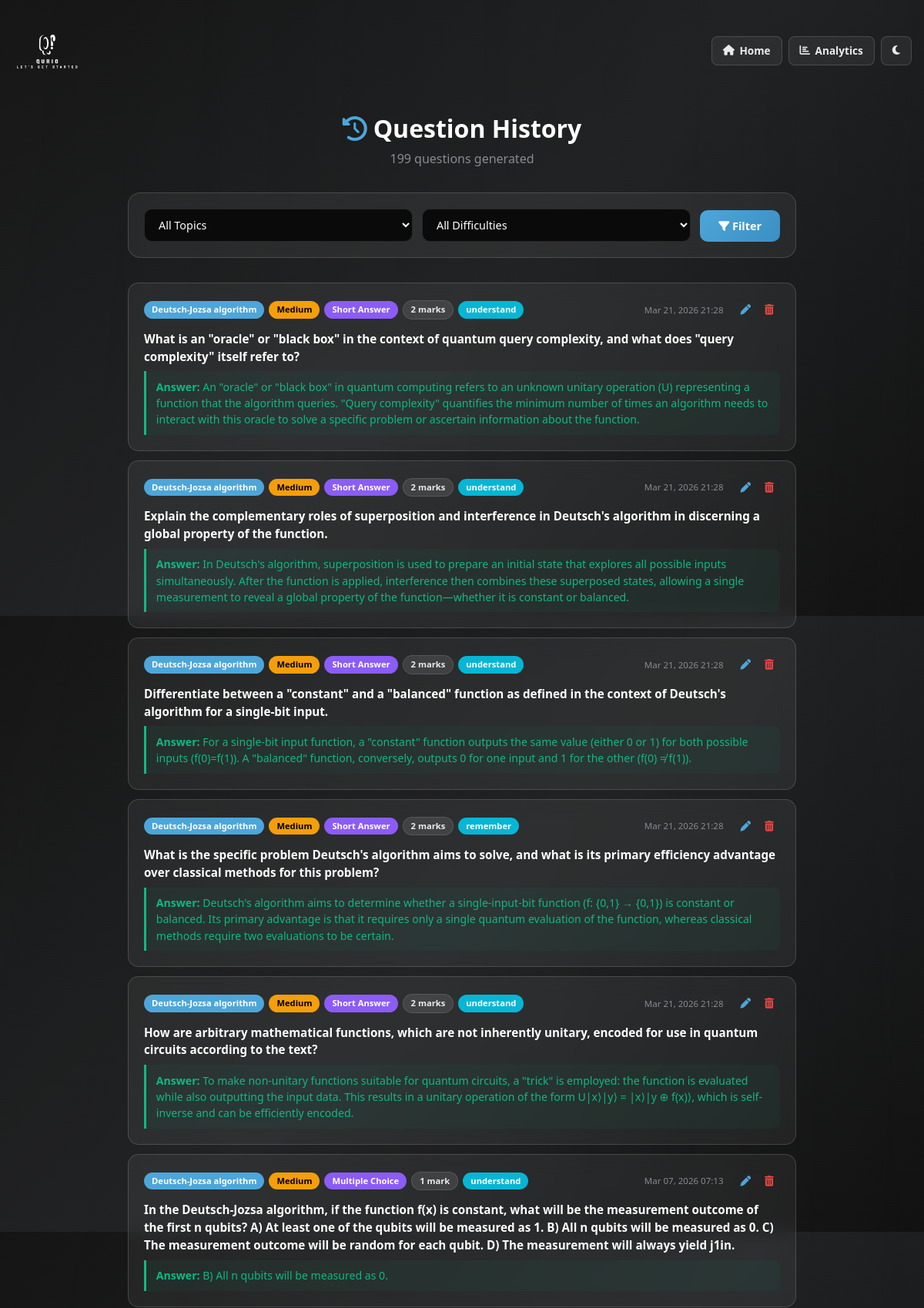
The page /history/ (upper part) on the database its author committed.
### generator/models.py (models this page shows, shortened)
class Question(models.Model):
    DIFFICULTY_CHOICES = [
        ('Easy', 'Easy'),
        ('Medium', 'Medium'),
        ('Hard', 'Hard'),
    ]
    TYPE_CHOICES = [
        ('short', 'Short Answer'),
        ('mcq', 'Multiple Choice'),
        ('true_false', 'True/False'),
        ('long', 'Long Answer'),
        ('numerical', 'Numerical'),
        ('mixed', 'Mixed'),
    ]
    BLOOM_CHOICES = [
        ('remember', 'Remember'),
        ('understand', 'Understand'),
        ('apply', 'Apply'),
        ('analyze', 'Analyze'),
        ('evaluate', 'Evaluate'),
        ('create', 'Create'),
    ]
    user = models.ForeignKey(User, on_delete=models.SET_NULL, null=True, blank=True, related_name='questions')
    text = models.TextField()
    answer = models.TextField(blank=True, null=True)
    explanation = models.TextField(blank=True, null=True)
    topic = models.CharField(max_length=200)
    difficulty = models.CharField(max_length=10, choices=DIFFICULTY_CHOICES)
    question_type = models.CharField(max_length=20, choices=TYPE_CHOICES, default='mixed')
    marks = models.IntegerField(default=1)
    bloom_level = models.CharField(max_length=20, choices=BLOOM_CHOICES, default='understand')
    tags = models.ManyToManyField(Tag, blank=True, related_name='questions')
    share_id = models.CharField(max_length=36, blank=True, null=True, unique=True, db_index=True)
    source_text = models.TextField(blank=True, null=True, help_text="Original text from which question was generated")
    is_favorite = models.BooleanField(default=False)
    times_used = models.IntegerField(default=0)
    avg_quiz_score = models.FloatField(null=True, blank=True)
    created_at = models.DateTimeField(default=timezone.now)
    updated_at = models.DateTimeField(auto_now=True)
    class Meta:
        ordering = ['-created_at']
        indexes = [
            models.Index(fields=['topic', 'difficulty']),
            models.Index(fields=['question_type', 'bloom_level']),
            models.Index(fields=['-created_at']),
        ]

### generator/views.py (the view)
# urls.py: path('history/', views.history, name='history'),
def history(request: HttpRequest) -> HttpResponse:
    questions: QuerySet[Question] = Question.objects.all()
    return render(request, 'history.html', {'questions': questions})

### generator/context_processors.py (called while the page is built)
def user_profile(request):
    if request.user.is_authenticated and hasattr(request.user, 'profile'):
        return {
            'user_profile': request.user.profile,
            'user_role': request.user.profile.role,
            'user_theme': request.user.profile.theme,
        }
    return {
        'user_profile': None,
        'user_role': 'anonymous',
        'user_theme': 'light',
    }

### generator/templates/history.html (shortened to what this page needs)
{% load static %}
<!DOCTYPE html>
<html lang="en">
<head>
    <link href="https://cdn.jsdelivr.net/npm/bootstrap@5.3.0/dist/css/bootstrap.min.css" rel="stylesheet">
    <link href="https://cdnjs.cloudflare.com/ajax/libs/font-awesome/6.4.0/css/all.min.css" rel="stylesheet">
</head>
<body>
    <nav class="navbar">
        <div class="container-fluid d-flex justify-content-between align-items-center px-3">
            <a href="/" class="navbar-brand">
                <img src="{% static 'generator/images/logo.svg' %}" alt="Qurio" class="logo-img">
            </a>
            <div class="d-flex gap-2">
                <a href="{% url 'index' %}" class="nav-btn"><i class="fas fa-home"></i> <span class="d-none d-sm-inline">Home</span></a>
                <a href="{% url 'analytics' %}" class="nav-btn"><i class="fas fa-chart-bar"></i> <span class="d-none d-sm-inline">Analytics</span></a>
                <button class="nav-btn" onclick="toggleTheme()" title="Toggle theme"><i class="fas fa-moon" id="themeIcon"></i></button>
            </div>
        </div>
    </nav>
    <div class="main-content">
        <div class="page-title">
            <h1><i class="fas fa-history"></i> Question History</h1>
            <p>{{ questions|length }} question{{ questions|length|pluralize }} generated</p>
        </div>
        <form method="GET" class="filter-card">
            <select name="topic">
                <option value="">All Topics</option>
            </select>
            <select name="difficulty">
                <option value="">All Difficulties</option>
            </select>
            <button type="submit"><i class="fas fa-filter"></i> Filter</button>
        </form>
        {% if questions %}
            {% for q in questions %}
            <div class="question-card" id="qcard-{{ q.id }}">
                <div class="q-meta">
                    <span class="q-badge topic">{{ q.topic }}</span>
                    <span class="q-badge diff-{{ q.difficulty }}">{{ q.difficulty }}</span>
                    <span class="q-badge type">{{ q.get_question_type_display }}</span>
                    <span class="q-badge marks">{{ q.marks }} mark{{ q.marks|pluralize }}</span>
                    {% if q.bloom_level %}<span class="q-badge bloom">{{ q.bloom_level }}</span>{% endif %}
                    <span class="q-time">{{ q.created_at|date:"M d, Y H:i" }}</span>
                    <div class="q-actions">
                        <a href="{% url 'evaluate_answer' q.id %}" class="btn-eval" title="Evaluate answer"><i class="fas fa-pen"></i></a>
                        <button onclick="deleteQuestion({{ q.id }})" class="btn-del" title="Delete"><i class="fas fa-trash-alt"></i></button>
                    </div>
                </div>
                <p class="q-text">{{ q.text }}</p>
                {% if q.answer %}
                <div class="q-answer"><strong>Answer:</strong> {{ q.answer }}</div>
                {% endif %}
            </div>
            {% endfor %}
        {% endif %}
    </div>
</body>
</html>

### generator/templates/history.html (style rules this page uses)
:root { --bg-primary: #0a0a0a; --bg-secondary: rgba(255, 255, 255, 0.06); --bg-card: rgba(255, 255, 255, 0.05); --text-primary: #ffffff; --text-secondary: #e8eaec; --text-tertiary: #b8bcc0; --text-muted: #888c90; --border-color: rgba(255, 255, 255, 0.12); --accent: #4da6d9; --accent-hover: #3b8fc2; --success: #10b981; --error: #ef4444; --glass-bg: rgba(255, 255, 255, 0.06); --glass-border: rgba(255, 255, 255, 0.15); --glass-blur: blur(12px); }
* { margin: 0; padding: 0; box-sizing: border-box; }
body { background: linear-gradient(135deg, #0a0a0a 0%, #111213 25%, #181a1c 50%, #111213 75%, #0a0a0a 100%); min-height: 100vh; font-family: 'Segoe UI', system-ui, sans-serif; color: var(--text-secondary); position: relative; }
body::before { content: ''; position: fixed; top: -50%; left: -50%; width: 200%; height: 200%; background: radial-gradient(ellipse at 20% 20%, rgba(255,255,255,0.06) 0%, transparent 50%), radial-gradient(ellipse at 80% 30%, rgba(255,255,255,0.04) 0%, transparent 45%), radial-gradient(ellipse at 40% 80%, rgba(255,255,255,0.03) 0%, transparent 50%); pointer-events: none; z-index: 0; animation: liquidGlow 15s ease-in-out infinite alternate; }
.navbar { background: transparent; border-bottom: none; padding: 1rem 0; position: sticky; top: 0; z-index: 1000; }
.navbar-brand { display: flex; align-items: center; text-decoration: none; }
.logo-img { height: 90px; width: auto; filter: brightness(0) invert(1); }
.nav-btn { background: var(--glass-bg); border: 1px solid var(--glass-border); color: var(--text-secondary); font-weight: 600; border-radius: 8px; padding: 8px 14px; cursor: pointer; transition: all 0.2s ease; font-size: 0.85rem; text-decoration: none; display: inline-flex; align-items: center; gap: 0.4rem; backdrop-filter: var(--glass-blur); }
.main-content { max-width: 900px; margin: 0 auto; padding: 1rem 1rem 2rem; position: relative; z-index: 1; }
.page-title { text-align: center; margin-bottom: 2rem; }
.page-title h1 { color: var(--text-primary); font-size: 2rem; font-weight: 700; display: flex; align-items: center; justify-content: center; gap: 0.5rem; }
.page-title h1 i { color: var(--accent); }
.page-title p { color: var(--text-muted); margin-top: 0.3rem; }
.filter-card { background: var(--glass-bg); border: 1px solid var(--glass-border); border-radius: 16px; padding: 1.25rem; margin-bottom: 2rem; backdrop-filter: var(--glass-blur); display: flex; gap: 0.75rem; flex-wrap: wrap; align-items: end; }
.filter-card select, .filter-card input { flex: 1; min-width: 150px; padding: 10px 14px; border-radius: 10px; border: 1px solid var(--border-color); background: var(--bg-primary); color: var(--text-primary); font-size: 0.9rem; }
.filter-card select option { background: var(--bg-primary); }
.filter-card button { background: linear-gradient(135deg, var(--accent), var(--accent-hover)); border: none; color: white; font-weight: 600; border-radius: 10px; padding: 10px 24px; cursor: pointer; transition: all 0.2s; font-size: 0.9rem; white-space: nowrap; }
.question-card { background: var(--glass-bg); border: 1px solid var(--glass-border); border-radius: 14px; padding: 1.25rem; margin-bottom: 0.75rem; transition: all 0.3s ease; backdrop-filter: var(--glass-blur); }
.q-meta { display: flex; flex-wrap: wrap; gap: 6px; align-items: center; margin-bottom: 0.75rem; }
.q-badge { padding: 3px 10px; border-radius: 20px; font-size: 0.7rem; font-weight: 600; color: white; }
.q-badge.topic { background: var(--accent); }
.q-badge.diff-Medium { background: #f59e0b; color: #000; }
.q-badge.type { background: #8b5cf6; }
.q-badge.marks { background: rgba(255,255,255,0.1); color: var(--text-secondary); border: 1px solid var(--border-color); }
.q-badge.bloom { background: #06b6d4; }
.q-time { color: var(--text-muted); font-size: 0.72rem; margin-left: auto; white-space: nowrap; }
.q-actions { display: flex; gap: 2px; margin-left: 0.5rem; }
.q-actions button, .q-actions a { background: none; border: none; cursor: pointer; padding: 4px 8px; border-radius: 6px; transition: all 0.2s; font-size: 0.85rem; text-decoration: none; }
.q-actions .btn-del { color: var(--error); }
.q-actions .btn-eval { color: var(--accent); }
.q-text { color: var(--text-primary); font-weight: 600; font-size: 0.95rem; line-height: 1.5; margin-bottom: 0.5rem; }
.q-answer { color: var(--success); font-size: 0.88rem; line-height: 1.5; padding: 0.6rem 0.8rem; border-left: 3px solid var(--success); background: rgba(16,185,129,0.05); border-radius: 0 8px 8px 0; }

### rows shown on the page
Question: topic "Deutsch-Jozsa algorithm", difficulty "Medium", question_type "Short Answer", marks "2", bloom_level "understand", created_at "Mar 21, 2026 21:28", text "What is an \"oracle\" or \"black box\" in the context of quantum query complexity, and what does \"query complexity\" itself refer to?", answer "An \"oracle\" or \"black box\" in quantum computing refers to an unknown unitary operation (U) representing a function that the algorithm queries. \"Query complexity\" quantifies the minimum number of times an algorithm needs to interact with this oracle to solve a specific problem or ascertain information about the function."
Question: topic "Deutsch-Jozsa algorithm", difficulty "Medium", question_type "Short Answer", marks "2", bloom_level "understand", created_at "Mar 21, 2026 21:28", text "Explain the complementary roles of superposition and interference in Deutsch's algorithm in discerning a global property of the function.", answer "In Deutsch's algorithm, superposition is used to prepare an initial state that explores all possible inputs simultaneously. After the function is applied, interference then combines these superposed states, allowing a single measurement to reveal a global property of the function—whether it is constant or balanced."
Question: topic "Deutsch-Jozsa algorithm", difficulty "Medium", question_type "Short Answer", marks "2", bloom_level "understand", created_at "Mar 21, 2026 21:28", text "Differentiate between a \"constant\" and a \"balanced\" function as defined in the context of Deutsch's algorithm for a single-bit input.", answer "For a single-bit input function, a \"constant\" function outputs the same value (either 0 or 1) for both possible inputs (f(0)=f(1)). A \"balanced\" function, conversely, outputs 0 for one input and 1 for the other (f(0) ≠ f(1))."
Question: topic "Deutsch-Jozsa algorithm", difficulty "Medium", question_type "Short Answer", marks "2", bloom_level "remember", created_at "Mar 21, 2026 21:28", text "What is the specific problem Deutsch's algorithm aims to solve, and what is its primary efficiency advantage over classical methods for this problem?", answer "Deutsch's algorithm aims to determine whether a single-input-bit function (f: {0,1} → {0,1}) is constant or balanced. Its primary advantage is that it requires only a single quantum evaluation of the function, whereas classical methods require two evaluations to be certain."
Question: topic "Deutsch-Jozsa algorithm", difficulty "Medium", question_type "Short Answer", marks "2", bloom_level "understand", created_at "Mar 21, 2026 21:28", text "How are arbitrary mathematical functions, which are not inherently unitary, encoded for use in quantum circuits according to the text?", answer "To make non-unitary functions suitable for quantum circuits, a \"trick\" is employed: the function is evaluated while also outputting the input data. This results in a unitary operation of the form U|x⟩|y⟩ = |x⟩|y ⊕ f(x)⟩, which is self-inverse and can be efficiently encoded."
Question: topic "Deutsch-Jozsa algorithm", difficulty "Medium", question_type "Multiple Choice", marks "1", bloom_level "understand", created_at "Mar 07, 2026 07:13", text "In the Deutsch-Jozsa algorithm, if the function f(x) is constant, what will be the measurement outcome of the first n qubits? A) At least one of the qubits will be measured as 1. B) All n qubits will be measured as 0. C) The measurement outcome will be random for each qubit. D) The measurement will always yield j1in.", answer "B) All n qubits will be measured as 0."

### other values the page prints
{{ questions|length }} "199"
